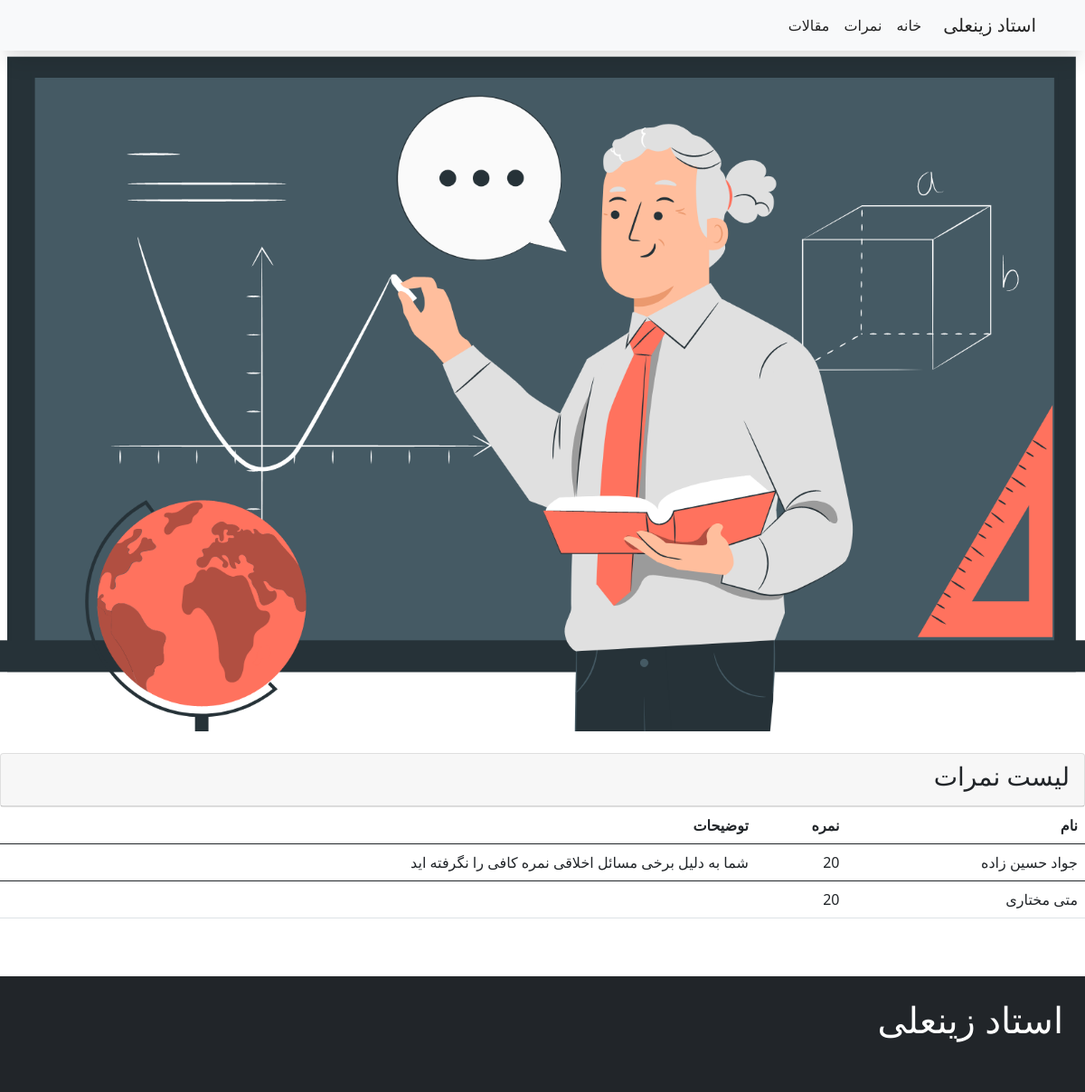
Page /number/a/riazi/ on the committed database.
### professor/models.py (models this page shows, shortened)
class Student_Number(models.Model):
    class_name = models.ForeignKey(Class_Name, on_delete=models.CASCADE)
    slug = models.SlugField(max_length=100)
    student_name = models.CharField(max_length=100)
    student_number = models.IntegerField(default=0)
    info = models.TextField(blank=True)

### professor/views.py (the view)
# urls.py: path("number/<slug:slug>/<str:name>/", Number.as_view(), name="number"),
class Number(ListView):
    template_name = "clases/studentnumber.html"
    context_object_name = "ob"
    def get_queryset(self):
        name = self.kwargs.get("name")
        p1 = get_object_or_404(Class_Name, name=name)
        slug = self.kwargs.get("slug")
        return Student_Number.objects.filter(class_name__name=p1, slug=slug)

### professor/models.py (called while the page is built)
    def __str__(self):
        return self.name

### templates/clases/studentnumber.html (shortened to what this page needs)
{% extends "base.html" %}
{% block content %}
<br><br>
<div class="card">
    <div class="card-header">
    <h3 class="card-title">لیست نمرات</h3>
    </div>
    </div>
    <div class="card-body table-responsive p-0">
        <table class="table table-hover text-nowrap">
            <thead>
                <tr>
                    <th>نام</th>
                    <th>نمره</th>
                    <th>توضیحات</th>
                </tr>
            </thead>
            {% for c in object_list %}
    <tbody>
    <tr>
    <td>{{c.student_name}}</td>
    <td><span class="tag tag-success">{{c.student_number}}</span></td>
    <td>{{c.info}}</td>
    </tr>
</tbody>
{% endfor %}
    </table>
    </div>
</div>
<br><br>
{% endblock %}

### rows in the picture
Student_Number: student_name "جواد حسین زاده", student_number "20", info "شما به دلیل برخی مسائل اخلاقی نمره کافی را نگرفته اید"
Student_Number: student_name "متی مختاری", student_number "20"
